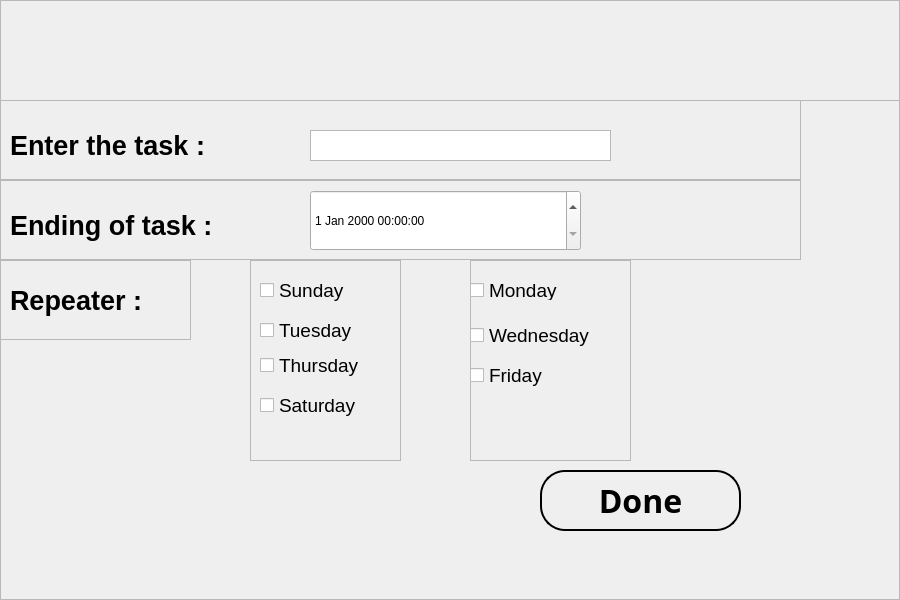
<?xml version="1.0" encoding="UTF-8"?>
<ui version="4.0">
 <class>MainWindow</class>
 <widget class="QMainWindow" name="MainWindow">
  <property name="geometry">
   <rect>
    <x>0</x>
    <y>0</y>
    <width>900</width>
    <height>600</height>
   </rect>
  </property>
  <property name="windowTitle">
   <string>MainWindow</string>
  </property>
  <widget class="QWidget" name="centralwidget">
   <widget class="QWidget" name="widget" native="true">
    <property name="geometry">
     <rect>
      <x>0</x>
      <y>0</y>
      <width>900</width>
      <height>600</height>
     </rect>
    </property>
    <widget class="QLabel" name="label">
     <property name="geometry">
      <rect>
       <x>0</x>
       <y>0</y>
       <width>900</width>
       <height>600</height>
      </rect>
     </property>
     <property name="text">
      <string/>
     </property>
     <property name="pixmap">
      <pixmap>../CS-Project/resources/bg.jpg</pixmap>
     </property>
     <property name="scaledContents">
      <bool>true</bool>
     </property>
    </widget>
    <widget class="QFrame" name="frame">
     <property name="geometry">
      <rect>
       <x>0</x>
       <y>0</y>
       <width>900</width>
       <height>600</height>
      </rect>
     </property>
     <property name="frameShape">
      <enum>QFrame::StyledPanel</enum>
     </property>
     <property name="frameShadow">
      <enum>QFrame::Raised</enum>
     </property>
     <widget class="QFrame" name="frame_2">
      <property name="geometry">
       <rect>
        <x>0</x>
        <y>0</y>
        <width>900</width>
        <height>101</height>
       </rect>
      </property>
      <property name="frameShape">
       <enum>QFrame::StyledPanel</enum>
      </property>
      <property name="frameShadow">
       <enum>QFrame::Raised</enum>
      </property>
      <widget class="QLabel" name="label_2">
       <property name="geometry">
        <rect>
         <x>210</x>
         <y>0</y>
         <width>421</width>
         <height>111</height>
        </rect>
       </property>
       <property name="text">
        <string/>
       </property>
       <property name="pixmap">
        <pixmap>../CS-Project/resources/createataskheading.png</pixmap>
       </property>
       <property name="scaledContents">
        <bool>true</bool>
       </property>
      </widget>
     </widget>
     <widget class="QFrame" name="frame_3">
      <property name="geometry">
       <rect>
        <x>0</x>
        <y>100</y>
        <width>801</width>
        <height>80</height>
       </rect>
      </property>
      <property name="frameShape">
       <enum>QFrame::StyledPanel</enum>
      </property>
      <property name="frameShadow">
       <enum>QFrame::Raised</enum>
      </property>
      <widget class="QLabel" name="Task_input">
       <property name="geometry">
        <rect>
         <x>10</x>
         <y>20</y>
         <width>281</width>
         <height>51</height>
        </rect>
       </property>
       <property name="font">
        <font>
         <pointsize>20</pointsize>
         <weight>75</weight>
         <bold>true</bold>
        </font>
       </property>
       <property name="text">
        <string>Enter the task :</string>
       </property>
      </widget>
      <widget class="QTextEdit" name="textEdit">
       <property name="geometry">
        <rect>
         <x>310</x>
         <y>30</y>
         <width>301</width>
         <height>31</height>
        </rect>
       </property>
       <property name="html">
        <string>&lt;!DOCTYPE HTML PUBLIC &quot;-//W3C//DTD HTML 4.0//EN&quot; &quot;http://www.w3.org/TR/REC-html40/strict.dtd&quot;&gt;
&lt;html&gt;&lt;head&gt;&lt;meta name=&quot;qrichtext&quot; content=&quot;1&quot; /&gt;&lt;style type=&quot;text/css&quot;&gt;
p, li { white-space: pre-wrap; }
&lt;/style&gt;&lt;/head&gt;&lt;body style=&quot; font-family:'MS Shell Dlg 2'; font-size:7.8pt; font-weight:400; font-style:normal;&quot;&gt;
&lt;p style=&quot;-qt-paragraph-type:empty; margin-top:0px; margin-bottom:0px; margin-left:0px; margin-right:0px; -qt-block-indent:0; text-indent:0px;&quot;&gt;&lt;br /&gt;&lt;/p&gt;&lt;/body&gt;&lt;/html&gt;</string>
       </property>
      </widget>
     </widget>
     <widget class="QFrame" name="frame_4">
      <property name="geometry">
       <rect>
        <x>0</x>
        <y>180</y>
        <width>801</width>
        <height>80</height>
       </rect>
      </property>
      <property name="frameShape">
       <enum>QFrame::StyledPanel</enum>
      </property>
      <property name="frameShadow">
       <enum>QFrame::Raised</enum>
      </property>
      <widget class="QLabel" name="label_3">
       <property name="geometry">
        <rect>
         <x>10</x>
         <y>10</y>
         <width>271</width>
         <height>71</height>
        </rect>
       </property>
       <property name="font">
        <font>
         <pointsize>20</pointsize>
         <weight>75</weight>
         <bold>true</bold>
        </font>
       </property>
       <property name="text">
        <string>Ending of task :</string>
       </property>
      </widget>
      <widget class="QDateTimeEdit" name="dateTimeEdit">
       <property name="geometry">
        <rect>
         <x>310</x>
         <y>10</y>
         <width>271</width>
         <height>61</height>
        </rect>
       </property>
      </widget>
     </widget>
     <widget class="QFrame" name="frame_5">
      <property name="geometry">
       <rect>
        <x>0</x>
        <y>260</y>
        <width>191</width>
        <height>80</height>
       </rect>
      </property>
      <property name="frameShape">
       <enum>QFrame::StyledPanel</enum>
      </property>
      <property name="frameShadow">
       <enum>QFrame::Raised</enum>
      </property>
      <widget class="QLabel" name="label_4">
       <property name="geometry">
        <rect>
         <x>10</x>
         <y>10</y>
         <width>201</width>
         <height>61</height>
        </rect>
       </property>
       <property name="font">
        <font>
         <pointsize>20</pointsize>
         <weight>75</weight>
         <bold>true</bold>
        </font>
       </property>
       <property name="text">
        <string>Repeater :</string>
       </property>
      </widget>
     </widget>
     <widget class="QFrame" name="frame_6">
      <property name="geometry">
       <rect>
        <x>250</x>
        <y>260</y>
        <width>151</width>
        <height>201</height>
       </rect>
      </property>
      <property name="frameShape">
       <enum>QFrame::StyledPanel</enum>
      </property>
      <property name="frameShadow">
       <enum>QFrame::Raised</enum>
      </property>
      <widget class="QCheckBox" name="checkBox">
       <property name="geometry">
        <rect>
         <x>10</x>
         <y>10</y>
         <width>131</width>
         <height>41</height>
        </rect>
       </property>
       <property name="font">
        <font>
         <pointsize>14</pointsize>
        </font>
       </property>
       <property name="text">
        <string>Sunday</string>
       </property>
      </widget>
      <widget class="QCheckBox" name="checkBox_3">
       <property name="geometry">
        <rect>
         <x>10</x>
         <y>60</y>
         <width>121</width>
         <height>21</height>
        </rect>
       </property>
       <property name="font">
        <font>
         <pointsize>14</pointsize>
        </font>
       </property>
       <property name="text">
        <string>Tuesday</string>
       </property>
      </widget>
      <widget class="QCheckBox" name="checkBox_5">
       <property name="geometry">
        <rect>
         <x>10</x>
         <y>90</y>
         <width>121</width>
         <height>31</height>
        </rect>
       </property>
       <property name="font">
        <font>
         <pointsize>14</pointsize>
        </font>
       </property>
       <property name="text">
        <string>Thursday</string>
       </property>
      </widget>
      <widget class="QCheckBox" name="checkBox_7">
       <property name="geometry">
        <rect>
         <x>10</x>
         <y>130</y>
         <width>121</width>
         <height>31</height>
        </rect>
       </property>
       <property name="font">
        <font>
         <pointsize>14</pointsize>
        </font>
       </property>
       <property name="text">
        <string>Saturday</string>
       </property>
      </widget>
     </widget>
     <widget class="QFrame" name="frame_7">
      <property name="geometry">
       <rect>
        <x>470</x>
        <y>260</y>
        <width>161</width>
        <height>201</height>
       </rect>
      </property>
      <property name="frameShape">
       <enum>QFrame::StyledPanel</enum>
      </property>
      <property name="frameShadow">
       <enum>QFrame::Raised</enum>
      </property>
      <widget class="QCheckBox" name="checkBox_2">
       <property name="geometry">
        <rect>
         <x>0</x>
         <y>20</y>
         <width>101</width>
         <height>20</height>
        </rect>
       </property>
       <property name="font">
        <font>
         <pointsize>14</pointsize>
        </font>
       </property>
       <property name="text">
        <string>Monday</string>
       </property>
      </widget>
      <widget class="QCheckBox" name="checkBox_4">
       <property name="geometry">
        <rect>
         <x>0</x>
         <y>60</y>
         <width>151</width>
         <height>31</height>
        </rect>
       </property>
       <property name="font">
        <font>
         <pointsize>14</pointsize>
        </font>
       </property>
       <property name="text">
        <string>Wednesday</string>
       </property>
      </widget>
      <widget class="QCheckBox" name="checkBox_6">
       <property name="geometry">
        <rect>
         <x>0</x>
         <y>100</y>
         <width>111</width>
         <height>31</height>
        </rect>
       </property>
       <property name="font">
        <font>
         <pointsize>14</pointsize>
        </font>
       </property>
       <property name="text">
        <string>Friday</string>
       </property>
      </widget>
     </widget>
     <widget class="QPushButton" name="pushButton">
      <property name="geometry">
       <rect>
        <x>540</x>
        <y>470</y>
        <width>201</width>
        <height>61</height>
       </rect>
      </property>
      <property name="font">
       <font>
        <family>Segoe UI Variable Display Semib</family>
        <pointsize>24</pointsize>
        <weight>75</weight>
        <bold>true</bold>
       </font>
      </property>
      <property name="styleSheet">
       <string notr="true">QPushButton {
    background-color: transparent;
    border: 2px solid black;
    border-radius: 25px;
}

QPushButton:hover {
    background-color: rgba(0, 0, 255, 50);
    border: 2px solid #000080;
    transition: background-color 0.3s, border 0.3s; 
}</string>
      </property>
      <property name="text">
       <string>Done</string>
      </property>
     </widget>
    </widget>
   </widget>
  </widget>
 </widget>
 <resources/>
 <connections/>
</ui>
